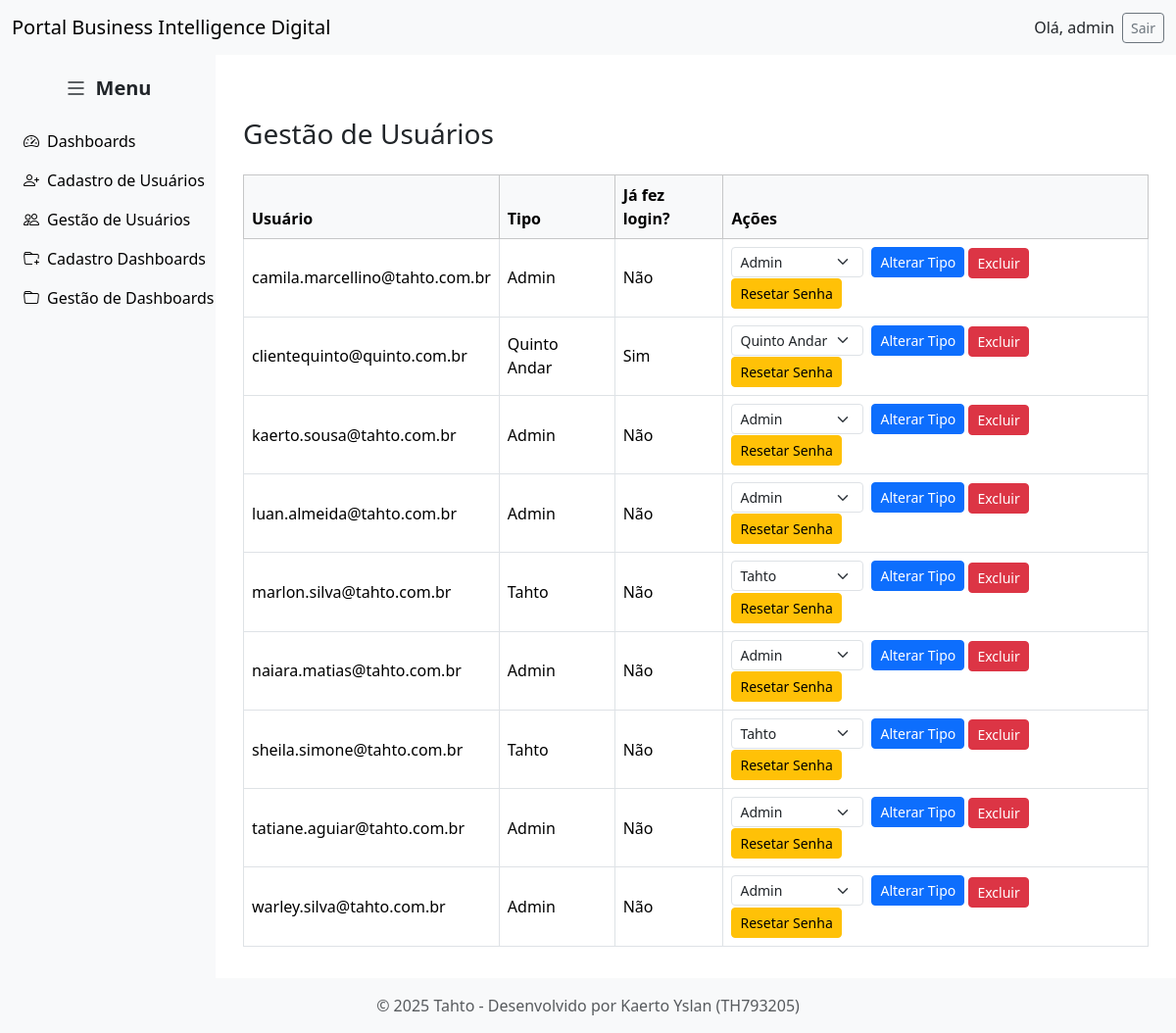
The page /gestao_usuarios (signed in) on the database its author committed.
### tables this page shows
CREATE TABLE users (
	id INTEGER PRIMARY KEY AUTOINCREMENT,
	username TEXT NOT NULL,
	password_hash TEXT NOT NULL,
	tipo INTEGER
, first_login INTEGER DEFAULT 1);

CREATE TABLE tipo_usuario (
	classe TEXT NOT NULL
, tipo INTEGER);

### views.py (the view)
@app.route("/gestao_usuarios")
def gestao_usuarios():
    conn = get_db_connection()
    usuarios = conn.execute("""
        SELECT a.id, a.username, a.tipo, b.classe AS tipo_nome,
               CASE WHEN a.first_login = 1 THEN 'Não' ELSE 'Sim' END AS ja_fez_login
        FROM users a
        LEFT JOIN tipo_usuario b ON a.tipo = b.tipo
        where a.username <> 'admin'
        order by "username"
    """).fetchall()
    conn.close()
    conn = get_db_connection()
    tipos = conn.execute("SELECT tipo, classe FROM tipo_usuario").fetchall()
    conn.close()
    usuarios = [dict(u) for u in usuarios]
    tipos = [(t['tipo'], t['classe']) for t in tipos]
    return render_template("gestao_usuarios.html", usuarios=usuarios, tipos=tipos)

### main.py (called while the page is built)
def get_db_connection():
    conn = sqlite3.connect(DB_PATH)
    conn.row_factory = sqlite3.Row
    return conn

def find_user_by_id(user_id):
    with get_db_connection() as conn:
        row = conn.execute(
            "SELECT id, username, password_hash, tipo, first_login FROM users WHERE id = ?",
            (user_id,)
        ).fetchone()
        if row:
            return User(row["id"], row["username"], row["password_hash"], row["tipo"], row["first_login"])
        return None

@login_manager.user_loader
def load_user(user_id):
    return find_user_by_id(user_id)

### views.py (called while the page is built)
@app.before_request
def force_first_login():
    if current_user.is_authenticated:
        endpoint = request.endpoint or ""
        if current_user.first_login == 1 and endpoint not in (
            "logout", "login", "change_password_first_time", "static"
        ):
            return redirect(url_for("change_password_first_time"))

### templates/gestao_usuarios.html (shortened to what this page needs)
{% extends "base_admin.html" %}
{% block content %}
<div class="container mt-5">
    <h3 class="mb-4">Gestão de Usuários</h3>
    <table class="table table-bordered table-hover align-middle">
        <thead class="table-light">
            <tr>
                <th>Usuário</th>
                <th>Tipo</th>
                <th>Já fez login?</th>
                <th>Ações</th>
            </tr>
        </thead>
        <tbody>
            {% if usuarios %}
                {% for user in usuarios %}
                <tr>
                    <td>{{ user.username }}</td>
                    <td>{{ user.tipo_nome }}</td>
                    <td>{{ user.ja_fez_login }}</td>
                    <td>
                        <form method="post" action="{{ url_for('alterar_tipo', user_id=user.id) }}" class="d-inline-flex align-items-center">
                            <select name="novo_tipo" class="form-select form-select-sm me-2" style="width: auto;" required>
                                {% for tipo, classe in tipos %}
                                    <option value="{{ tipo }}" {% if tipo == user.tipo %}selected{% endif %}>{{ classe }}</option>
                                {% endfor %}
                            </select>
                            <button type="submit" class="btn btn-primary btn-sm">Alterar Tipo</button>
                        </form>
                        <form method="post" action="{{ url_for('excluir_usuario', user_id=user.id) }}" class="d-inline mb-1">
                            <button type="submit" class="btn btn-danger btn-sm" onclick="return confirm('Tem certeza que deseja excluir este usuário?');">Excluir</button>
                        </form>
                        <form method="post" action="{{ url_for('resetar_senha', user_id=user.id) }}" class="d-inline">
                            <button type="submit" class="btn btn-warning btn-sm">Resetar Senha</button>
                        </form>
                    </td>
                </tr>
                {% endfor %}
            {% else %}
                <tr>
                    <td colspan="4" class="text-center">Nenhum usuário carregado</td>
                </tr>
            {% endif %}
        </tbody>
    </table>
</div>
{% endblock %}

### templates/base_admin.html (shortened to what this page needs)
<!doctype html>
<html lang="pt-br">
<head>
  <link href="https://cdn.jsdelivr.net/npm/bootstrap@5.3.2/dist/css/bootstrap.min.css" rel="stylesheet">
  <link href="https://cdn.jsdelivr.net/npm/bootstrap-icons@1.11.1/font/bootstrap-icons.css" rel="stylesheet">
</head>
<body>
  <nav class="navbar navbar-expand-lg navbar-light bg-light">
    <div class="container-fluid d-flex justify-content-between align-items-center">
      <a class="navbar-brand mb-0" href="{{ url_for('index') }}">
        Portal Business Intelligence Digital
      </a>
      {% if current_user.is_authenticated %}
        <div class="d-flex align-items-center">
          <span class="me-2">Olá, {{ current_user.username }}</span>
          <a class="btn btn-sm btn-outline-secondary" href="{{ url_for('logout') }}">Sair</a>
        </div>
      {% endif %}
    </div>
  </nav>
  <div class="container-fluid content-wrapper">
    {% if current_user.is_authenticated %}
      <div class="sidebar" id="sidebar">
        <div class="sidebar-toggle" id="toggleBtn">
          <i class="bi bi-list"></i>
          <span>Menu</span>
        </div>
        <a href="{{ url_for('homepage') }}"><i class="bi bi-speedometer2"></i> <span>Dashboards</span></a>
        <a href="{{ url_for('register') }}"><i class="bi bi-person-plus"></i> <span>Cadastro de Usuários</span></a>
        <a href="{{ url_for('gestao_usuarios') }}"><i class="bi bi-people"></i> <span>Gestão de Usuários</span></a>
        <a href="{{ url_for('register_dashboard') }}"><i class="bi bi-folder-plus"></i> <span>Cadastro Dashboards</span></a>
        <a href="{{ url_for('gestao_dashboards') }}"><i class="bi bi-folder"></i> <span>Gestão de Dashboards</span></a>
      </div>
    {% endif %}
    <div class="main-content" id="mainContent">
      {% block content %}{% endblock %}
    </div>
  </div>
  <footer class="bg-light text-center text-muted py-3">
    <div class="container">
      © 2025 Tahto - Desenvolvido por Kaerto Yslan (TH793205)
    </div>
  </footer>
</body>
</html>

### templates/base_admin.html (style rules this page uses)
html, body { height: 100%; margin: 0; padding: 0; }
body { display: flex; flex-direction: column; }
.navbar { flex-shrink: 0; margin: 0; border-radius: 0; }
.content-wrapper { flex: 1; display: flex; margin: 0; padding: 0; transition: all 0.3s ease; }
.sidebar { width: 220px; background-color: #f8f9fa; padding: 1rem; display: flex; flex-direction: column; transition: width 0.3s; overflow: hidden; }
.sidebar-toggle { display: flex; align-items: center; justify-content: center; cursor: pointer; margin-bottom: 1rem; }
.sidebar-toggle i { font-size: 1.5rem; margin-right: 0.5rem; }
.sidebar-toggle span { font-size: 1.25rem; font-weight: bold; }
.sidebar a { display: flex; align-items: center; gap: 0.5rem; padding: 0.5rem; text-align: left; color: #000; text-decoration: none; white-space: nowrap; border-radius: 0.25rem; }
.main-content { flex: 1; padding: 1rem; transition: margin-left 0.3s; }
footer { margin: 0; border-radius: 0; }

### rows shown on the page
users: username "admin"
users: username "camila.marcellino@tahto.com.br", tipo_nome "Admin", ja_fez_login "Não", novo_tipo "Admin"
users: username "clientequinto@quinto.com.br", tipo_nome "Quinto Andar", ja_fez_login "Sim", novo_tipo "Quinto Andar"
users: username "kaerto.sousa@tahto.com.br", tipo_nome "Admin", ja_fez_login "Não", novo_tipo "Admin"
users: username "luan.almeida@tahto.com.br", tipo_nome "Admin", ja_fez_login "Não", novo_tipo "Admin"
users: username "marlon.silva@tahto.com.br", tipo_nome "Tahto", ja_fez_login "Não", novo_tipo "Tahto"
users: username "naiara.matias@tahto.com.br", tipo_nome "Admin", ja_fez_login "Não", novo_tipo "Admin"
users: username "sheila.simone@tahto.com.br", tipo_nome "Tahto", ja_fez_login "Não", novo_tipo "Tahto"
users: username "tatiane.aguiar@tahto.com.br", tipo_nome "Admin", ja_fez_login "Não", novo_tipo "Admin"
users: username "warley.silva@tahto.com.br", tipo_nome "Admin", ja_fez_login "Não", novo_tipo "Admin"
